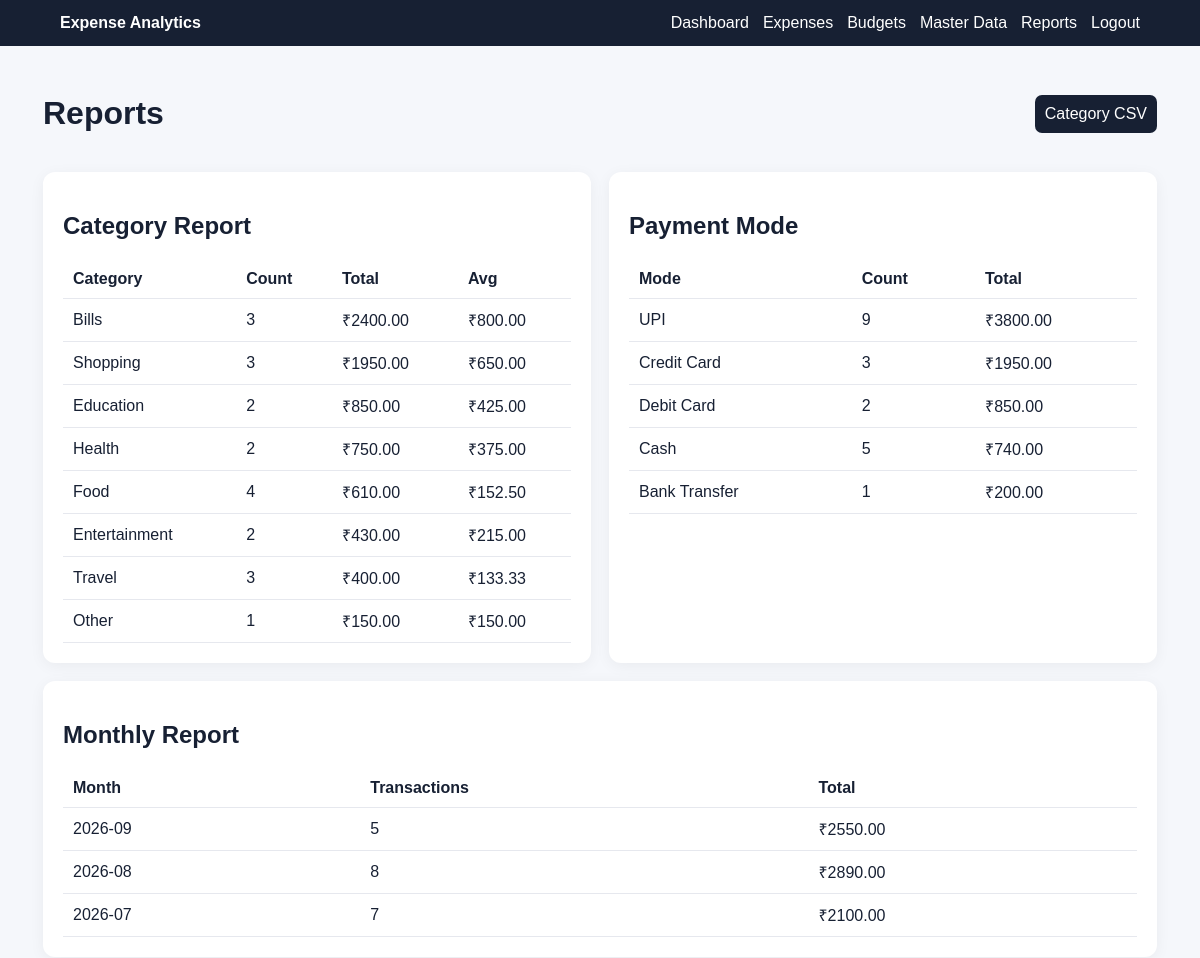
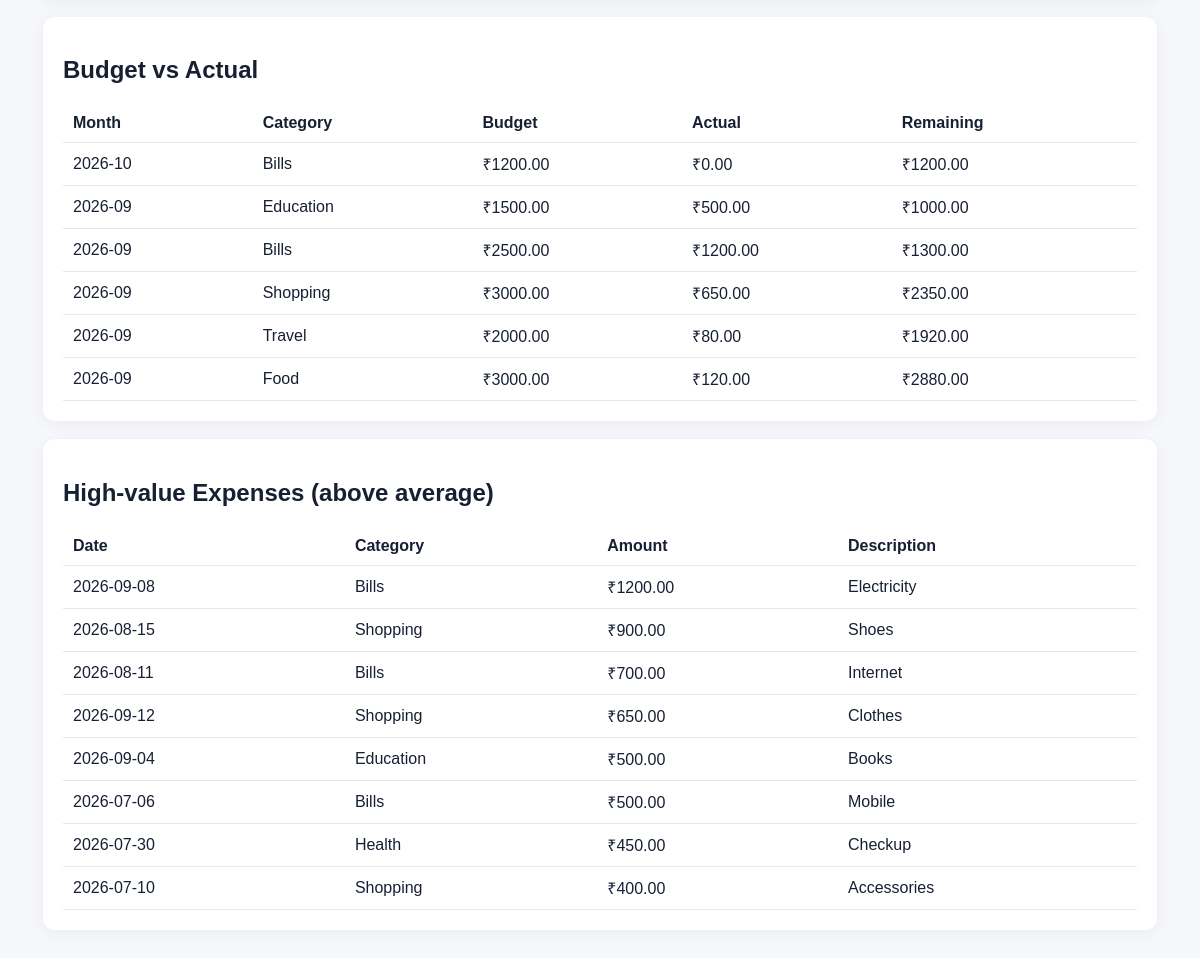
The app's page /reports (signed in) with its own data (2 pictures, top to bottom).
### tables this page shows
CREATE TABLE categories (
    category_id INTEGER PRIMARY KEY AUTOINCREMENT,
    category_name TEXT NOT NULL UNIQUE
);

CREATE TABLE payment_modes (
    payment_mode_id INTEGER PRIMARY KEY AUTOINCREMENT,
    mode_name TEXT NOT NULL UNIQUE
);

CREATE TABLE budgets (
    budget_id INTEGER PRIMARY KEY AUTOINCREMENT,
    user_id INTEGER NOT NULL,
    category_id INTEGER NOT NULL,
    amount REAL NOT NULL CHECK(amount > 0),
    month_year TEXT NOT NULL,
    UNIQUE(user_id, category_id, month_year),
    FOREIGN KEY(user_id) REFERENCES users(user_id) ON DELETE CASCADE,
    FOREIGN KEY(category_id) REFERENCES categories(category_id) ON DELETE RESTRICT
);

CREATE TABLE expenses (
    expense_id INTEGER PRIMARY KEY AUTOINCREMENT,
    user_id INTEGER NOT NULL,
    category_id INTEGER NOT NULL,
    payment_mode_id INTEGER NOT NULL,
    amount REAL NOT NULL CHECK(amount > 0),
    description TEXT,
    expense_date TEXT NOT NULL,
    created_at TEXT NOT NULL DEFAULT CURRENT_TIMESTAMP,
    FOREIGN KEY(user_id) REFERENCES users(user_id) ON DELETE CASCADE,
    FOREIGN KEY(category_id) REFERENCES categories(category_id) ON DELETE RESTRICT,
    FOREIGN KEY(payment_mode_id) REFERENCES payment_modes(payment_mode_id) ON DELETE RESTRICT
);

### app.py (the view)
@app.route("/reports")
@login_required
def reports():
    uid=current_user_id(); conn=get_connection()
    try:
        category=conn.execute("""SELECT c.category_name,COUNT(e.expense_id) transactions,
            ROUND(COALESCE(SUM(e.amount),0),2) total,ROUND(COALESCE(AVG(e.amount),0),2) average
            FROM categories c LEFT JOIN expenses e ON e.category_id=c.category_id AND e.user_id=?
            GROUP BY c.category_id HAVING total > 0 ORDER BY total DESC""",(uid,)).fetchall()
        monthly=conn.execute("""SELECT substr(expense_date,1,7) month,COUNT(*) transactions,ROUND(SUM(amount),2) total
            FROM expenses WHERE user_id=? GROUP BY month ORDER BY month DESC""",(uid,)).fetchall()
        modes=conn.execute("""SELECT p.mode_name,COUNT(*) transactions,ROUND(SUM(e.amount),2) total
            FROM expenses e JOIN payment_modes p ON p.payment_mode_id=e.payment_mode_id
            WHERE e.user_id=? GROUP BY p.payment_mode_id ORDER BY total DESC""",(uid,)).fetchall()
        budget=conn.execute("""SELECT b.month_year,c.category_name,b.amount budget,
            ROUND(COALESCE(SUM(e.amount),0),2) actual,ROUND(b.amount-COALESCE(SUM(e.amount),0),2) remaining
            FROM budgets b JOIN categories c ON c.category_id=b.category_id
            LEFT JOIN expenses e ON e.user_id=b.user_id AND e.category_id=b.category_id AND substr(e.expense_date,1,7)=b.month_year
            WHERE b.user_id=? GROUP BY b.budget_id ORDER BY b.month_year DESC""",(uid,)).fetchall()
        high=conn.execute("""SELECT e.expense_date,e.amount,e.description,c.category_name
            FROM expenses e JOIN categories c ON c.category_id=e.category_id
            WHERE e.user_id=? AND e.amount>(SELECT AVG(amount) FROM expenses WHERE user_id=?)
            ORDER BY e.amount DESC LIMIT 10""",(uid,uid)).fetchall()
    finally: conn.close()
    return render_template("reports.html",category=category,monthly=monthly,modes=modes,budget=budget,high=high)

### app.py (called while the page is built)
def login_required(f):
    @wraps(f)
    def wrapper(*args, **kwargs):
        if "user_id" not in session:
            flash("Please login first.", "warning")
            return redirect(url_for("login"))
        return f(*args, **kwargs)
    return wrapper

def current_user_id():
    return session["user_id"]

@app.context_processor
def inject_user():
    return {"logged_in":"user_id" in session,"user_name":session.get("user_name")}

### database.py (called while the page is built)
def get_connection():
    conn = sqlite3.connect(DB_PATH)
    conn.row_factory = sqlite3.Row
    conn.execute("PRAGMA foreign_keys = ON")
    return conn

### templates/reports.html
{% extends 'base.html' %}{% block title %}Reports{% endblock %}{% block content %}
<div class="pagehead"><h1>Reports</h1><a class="button" href="{{url_for('export_csv',kind='category')}}">Category CSV</a></div>
<div class="grid two"><div class="card"><h2>Category Report</h2><table><tr><th>Category</th><th>Count</th><th>Total</th><th>Avg</th></tr>{% for r in category %}<tr><td>{{r.category_name}}</td><td>{{r.transactions}}</td><td>₹{{'%.2f'|format(r.total)}}</td><td>₹{{'%.2f'|format(r.average)}}</td></tr>{% endfor %}</table></div>
<div class="card"><h2>Payment Mode</h2><table><tr><th>Mode</th><th>Count</th><th>Total</th></tr>{% for r in modes %}<tr><td>{{r.mode_name}}</td><td>{{r.transactions}}</td><td>₹{{'%.2f'|format(r.total)}}</td></tr>{% endfor %}</table></div></div>
<div class="card"><h2>Monthly Report</h2><table><tr><th>Month</th><th>Transactions</th><th>Total</th></tr>{% for r in monthly %}<tr><td>{{r.month}}</td><td>{{r.transactions}}</td><td>₹{{'%.2f'|format(r.total)}}</td></tr>{% endfor %}</table></div>
<div class="card"><h2>Budget vs Actual</h2><table><tr><th>Month</th><th>Category</th><th>Budget</th><th>Actual</th><th>Remaining</th></tr>{% for r in budget %}<tr><td>{{r.month_year}}</td><td>{{r.category_name}}</td><td>₹{{'%.2f'|format(r.budget)}}</td><td>₹{{'%.2f'|format(r.actual)}}</td><td>₹{{'%.2f'|format(r.remaining)}}</td></tr>{% endfor %}</table></div>
<div class="card"><h2>High-value Expenses (above average)</h2><table><tr><th>Date</th><th>Category</th><th>Amount</th><th>Description</th></tr>{% for r in high %}<tr><td>{{r.expense_date}}</td><td>{{r.category_name}}</td><td>₹{{'%.2f'|format(r.amount)}}</td><td>{{r.description}}</td></tr>{% endfor %}</table></div>{% endblock %}

### static/css/style.css (style rules this page uses)
* { box-sizing:border-box }
body { margin:0;font-family:Arial,sans-serif;background:#f5f7fb;color:#172033 }
.pagehead { display:flex;justify-content:space-between;align-items:center;gap:15px;margin-bottom:18px }
.grid { display:grid;gap:18px }
.grid.two { grid-template-columns:repeat(2,minmax(0,1fr)) }
.card { background:white;padding:20px;border-radius:12px;box-shadow:0 3px 15px #0000000d;margin-bottom:18px }
input,select,button,.button { font:inherit;padding:10px;border-radius:7px;border:1px solid #ccd2dd }
button,.button { background:#172033;color:white;border:none;text-decoration:none;cursor:pointer;display:inline-block }
table { width:100%;border-collapse:collapse;margin-top:14px }
th,td { text-align:left;padding:10px;border-bottom:1px solid #e6e8ee }

### records on screen
categories: category_name "Bills", transactions "3", total "2400.00", average "800.00"
categories: category_name "Shopping", transactions "3", total "1950.00", average "650.00"
categories: category_name "Education", transactions "2", total "850.00", average "425.00"
categories: category_name "Health", transactions "2", total "750.00", average "375.00"
categories: category_name "Food", transactions "4", total "610.00", average "152.50"
categories: category_name "Entertainment", transactions "2", total "430.00", average "215.00"
categories: category_name "Travel", transactions "3", total "400.00", average "133.33"
categories: category_name "Other", transactions "1", total "150.00", average "150.00"
payment_modes: mode_name "UPI", transactions "9", total "3800.00"
payment_modes: mode_name "Credit Card", transactions "3", total "1950.00"
payment_modes: mode_name "Debit Card", transactions "2", total "850.00"
payment_modes: mode_name "Cash", transactions "5", total "740.00"
payment_modes: mode_name "Bank Transfer", transactions "1", total "200.00"
budgets: month_year "2026-10", category_name "Bills", budget "1200.00", actual "0.00", remaining "1200.00"
budgets: month_year "2026-09", category_name "Education", budget "1500.00", actual "500.00", remaining "1000.00"
budgets: month_year "2026-09", category_name "Bills", budget "2500.00", actual "1200.00", remaining "1300.00"
budgets: month_year "2026-09", category_name "Shopping", budget "3000.00", actual "650.00", remaining "2350.00"
budgets: month_year "2026-09", category_name "Travel", budget "2000.00", actual "80.00", remaining "1920.00"
budgets: month_year "2026-09", category_name "Food", budget "3000.00", actual "120.00", remaining "2880.00"
expenses: expense_date "2026-09-08", category_name "Bills", amount "1200.00", description "Electricity"
expenses: expense_date "2026-08-15", category_name "Shopping", amount "900.00", description "Shoes"
expenses: expense_date "2026-08-11", category_name "Bills", amount "700.00", description "Internet"
expenses: expense_date "2026-09-12", category_name "Shopping", amount "650.00", description "Clothes"
expenses: expense_date "2026-09-04", category_name "Education", amount "500.00", description "Books"
expenses: expense_date "2026-07-06", category_name "Bills", amount "500.00", description "Mobile"
expenses: expense_date "2026-07-30", category_name "Health", amount "450.00", description "Checkup"
expenses: expense_date "2026-07-10", category_name "Shopping", amount "400.00", description "Accessories"

### other values on screen
{{ r.month }} "2026-09" "2026-08" "2026-07"
{{ r.transactions }} "5" "8" "7"
{{ '%.2f'|format(r.total) }} "2550.00" "2890.00" "2100.00"
